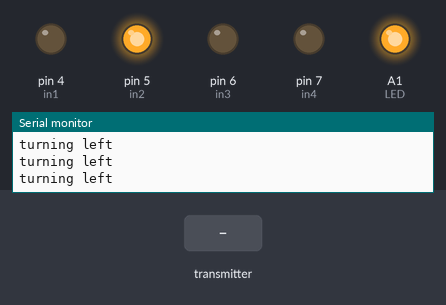
Bench run of a sketch on a simulated Arduino Uno, built with avr-gcc and run on an emulated ATmega328P. Shown: output pins drawn as LEDs (lit = HIGH), the last lines printed to the serial monitor. The inputs (shaded band) are chosen by the test bench. No radio packets arrive unless stated.

Above: at 1.2 s.
1.3 s: the transmitter starts sending joystick.1 = 512
At 2.0 s:
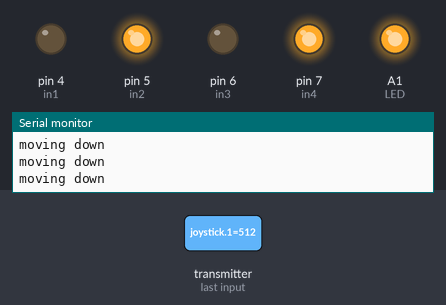
2.8 s: the transmitter starts sending joystick.0 = 512
At 3.2 s:
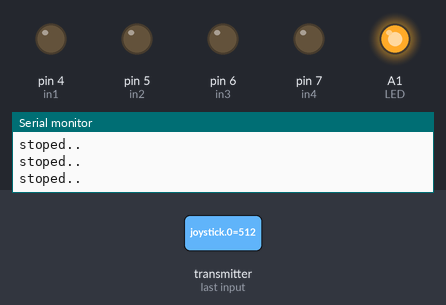
4.3 s: the transmitter starts sending joystick.0 = 1023
At 5.1 s:
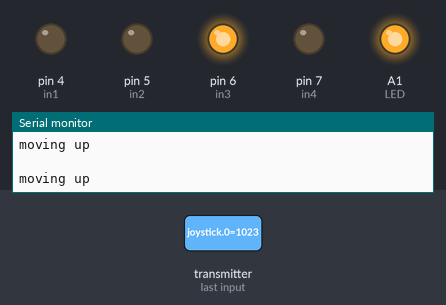
5.8 s: the transmitter starts sending joystick.1 = 0
At 6.7 s:
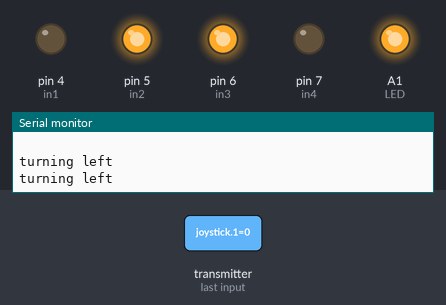
7.3 s: the transmitter starts sending joystick.1 = 1023
At 8.0 s:
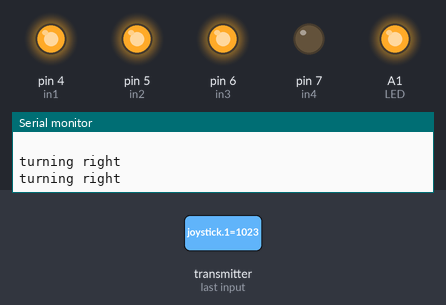
Timing chart, 0 to 9.8 s (numbered marks = the images above; inputs shaded):
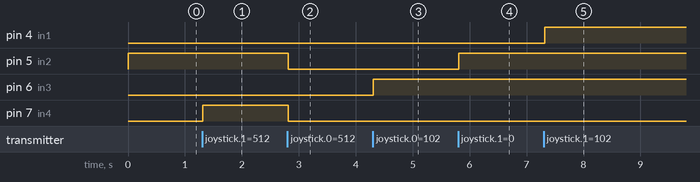

Measured:
- after the input at 1.3 s, pin 7 (in4): LOW → HIGH at once
- after the input at 2.8 s, pin 5 (in2), pin 7 (in4): HIGH → LOW at once
- after the input at 4.3 s, pin 6 (in3): LOW → HIGH at once
- after the input at 5.8 s, pin 5 (in2): LOW → HIGH at once
- after the input at 7.3 s, pin 4 (in1): LOW → HIGH at once

The sketch:

RECEIVER_without-speedcontrol.ino
```cpp
/*
 *        Arduino Car NRF24L01
 *
 *        ForbiddenBit.com
*/
#include <SPI.h>
#include <nRF24L01.h>
#include <RF24.h>

#define in1 4
#define in2 5
#define in3 6
#define in4 7

#define LED A1

RF24 radio(9,10); // CE, CSN
//const byte address[6] = "00001";
const uint64_t address = 0xe7e7e7e7e7;


char receivedData[32] = "";
int  xAxis, yAxis;
int joystick[2];

void setup() {

  pinMode(in1, OUTPUT);
  pinMode(in2, OUTPUT);
  pinMode(in3, OUTPUT);
  pinMode(in4, OUTPUT);
  pinMode(LED, OUTPUT);

  Serial.begin(9600);
  radio.begin();
  radio.openReadingPipe(0, address);
  radio.setPALevel(RF24_PA_MAX);
  radio.startListening();

  digitalWrite(in1, LOW);
  digitalWrite(in2, LOW);
  digitalWrite(in3, LOW);
  digitalWrite(in4, LOW);
  digitalWrite(LED, HIGH);

}
void loop() {

  if (radio.available()) {   // If the NRF240L01 module received data

      radio.read( joystick, sizeof(joystick) );


//      for (int i=0;i<5;i++)
//      {
//       digitalWrite(LED,10);  // flash led
//       delay(30);
//       digitalWrite(LED,0);
//       delay(30);
//      }


    radio.read(&receivedData, sizeof(receivedData));
    yAxis = joystick[0];
    xAxis = joystick[1];

//    Serial.println(yAxis);
//    Serial.println(xAxis);

//    Serial.print("X = "),Serial.print(analogRead(xAxis)),Serial.print("  Y = "),Serial.print(analogRead(yAxis));
//    Serial.print("X = "),Serial.print(xAxis),Serial.print("  Y = "),Serial.print(yAxis);
    Serial.println(" ");


  }

  if (xAxis < 500) {
    digitalWrite(in2, HIGH);
    Serial.println("turning left");
  }

  else if (xAxis > 600) {
    digitalWrite(in1, HIGH);
    Serial.println("turning right");
  }

  else if (yAxis < 500) {
    digitalWrite(in4, HIGH);
    Serial.println("moving down");
  }

  else if (yAxis > 600) {
    digitalWrite(in3, HIGH);
    Serial.println("moving up");
  }

  else {
    digitalWrite(in1, LOW);
    digitalWrite(in2, LOW);
    digitalWrite(in3, LOW);
    digitalWrite(in4, LOW);
    Serial.println("stoped..");

  }

}
```
